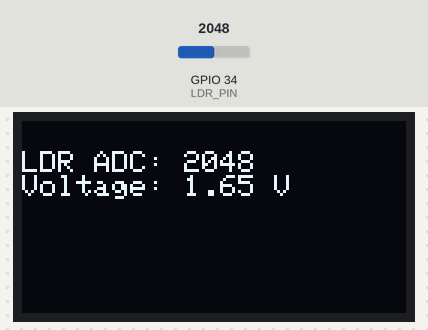
The program below on a simulated ESP32. Parts: 128×64 one-colour display. The inputs (shaded band) are chosen by the test bench; at power-on: GPIO 34 (LDR_PIN) = 2048. What the program prints to the serial monitor is not drawn.

Above: at 1.8 s.
1.9 s: GPIO 34 (LDR_PIN) set to 2866
At 2.9 s:
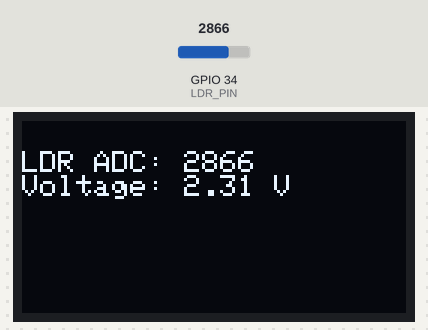
3.6 s: GPIO 34 (LDR_PIN) set to 3603
At 5.2 s:
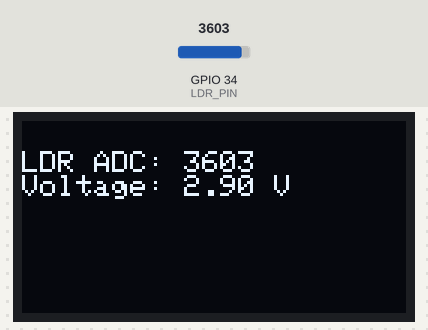
5.6 s: GPIO 34 (LDR_PIN) set to 4095
At 7.4 s:
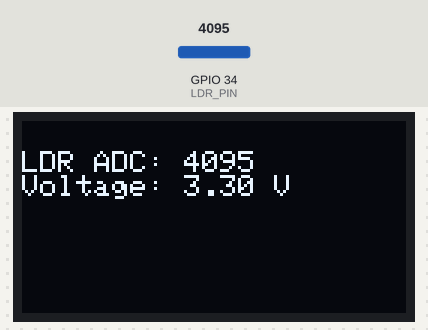
Timing chart, 0 to 8.9 s (numbered marks = the images above; inputs shaded):
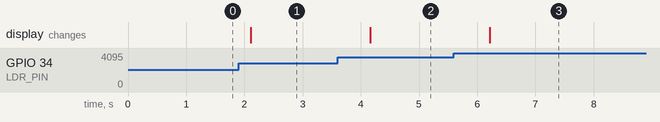

The program:

main.cpp
```cpp
/*#include <Arduino.h>
#include <Wire.h>
#include <Adafruit_GFX.h>
#include <Adafruit_SSD1306.h>
#include <DHT.h>

// --- Pin configuration ---
#define DHTPIN 14     // DHT22 data pin
#define DHTTYPE DHT11 // Change to DHT11 if needed

#define SDA_PIN 21 // I2C SDA
#define SCL_PIN 22 // I2C SCL

// --- OLED setup ---
#define SCREEN_WIDTH 128
#define SCREEN_HEIGHT 64
Adafruit_SSD1306 display(SCREEN_WIDTH, SCREEN_HEIGHT, &Wire, -1);

// --- DHT sensor setup ---
DHT dht(DHTPIN, DHTTYPE);

// --- Setup function ---
void setup()
{
  Serial.begin(115200);
  Serial.println("Hello, ESP32!");

  // Initialize I2C on custom pins
  Wire.begin(SDA_PIN, SCL_PIN);

  // Initialize OLED
  if (!display.begin(SSD1306_SWITCHCAPVCC, 0x3C))
  {
    Serial.println("SSD1306 allocation failed");
    for (;;)
      ;
  }
  display.clearDisplay();
  display.setTextColor(SSD1306_WHITE);
  display.setTextSize(1);
  display.setCursor(0, 0);
  display.println("Initializing...");
  display.display();

  // Initialize DHT sensor
  dht.begin();
  delay(1000);
}

// --- Main loop ---
void loop()
{
  float temperature = dht.readTemperature();
  float humidity = dht.readHumidity();

  // Check if read failed
  if (isnan(temperature) || isnan(humidity))
  {
    Serial.println("Error reading DHT22 sensor!");
    return;
  }

  // Print values on Serial Monitor
  Serial.print("Temperature: ");
  Serial.print(temperature);
  Serial.print(" °C  |  Humidity: ");
  Serial.print(humidity);
  Serial.println(" %");

  // Display on OLED
  display.clearDisplay();
  display.setTextSize(1);
  display.setCursor(0, 0);
  display.println("Hello IoT");
  display.setCursor(0, 16);
  display.print("Temp: ");
  display.print(temperature);
  display.println(" C");
  display.setCursor(0, 32);
  display.print("Humidity: ");
  display.print(humidity);
  display.println(" %");
  display.display();

  delay(2000); // update every 2 seconds
}*/

/* WEEK 6 HOME TASK
  LDR, TEMPERATURE AND HUMIDITY DISPLAY

  23-NTU-CS-1094       USAMA BIN SAEED
*/

#include <Arduino.h>
#include <Wire.h>
#include <Adafruit_GFX.h>
#include <Adafruit_SSD1306.h>

#define LDR_PIN 34
#define SDA_PIN 21
#define SCL_PIN 22
#define SCREEN_WIDTH 128
#define SCREEN_HEIGHT 64

Adafruit_SSD1306 display(SCREEN_WIDTH, SCREEN_HEIGHT, &Wire, -1);

void setup()
{
  Serial.begin(115200);
  Wire.begin(SDA_PIN, SCL_PIN);
  display.begin(SSD1306_SWITCHCAPVCC, 0x3C);
  display.clearDisplay();
  display.setTextColor(SSD1306_WHITE);
}

void loop()
{
  int adcValue = analogRead(LDR_PIN);
  float voltage = (adcValue / 4095.0) * 3.3;

  display.clearDisplay();
  display.setTextSize(1);
  display.setCursor(0, 10);
  display.print("LDR ADC: ");
  display.println(adcValue);
  display.print("Voltage: ");
  display.print(voltage, 2);
  display.println(" V");
  display.display();

  Serial.printf("ADC: %d  |  Voltage: %.2f V\n", adcValue, voltage);
  delay(1000);
}
```

Measured:
- after the input at 1.9 s, the display: changes after 0.21 s (image 1)
- after the input at 3.6 s, the display: changes after 0.56 s (image 2)
- after the input at 5.6 s, the display: changes after 0.61 s (image 3)
